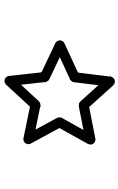
#> input picture ch04_featuredetector/zener_star.jpg, 118 x 189 px
$ python harriscornerdemo.py
#> lines starting #> are read from the running program, lines starting #| are printed output that depends on the picture; after the words box and inside, x2 and y2 are one past the last pixel; in counts of white or black regions, pixels touching at a corner belong together
# demonstrate  Harris Corner
#
import cv2
import numpy as np
import matplotlib.pyplot as plt

#1. 실험 이미지 읽기
#filepath = 'triangle.png' # 'zener_star.jpg'
filepath = 'zener_star.jpg'

src = cv2.imread(filepath)
#> src is the input picture: shape (189, 118, 3); mean B, G, R 216.1, 216.1, 216.1

# 변형
'''
rows, cols, channels = src.shape

# Rotation 변화, Invariant?
M = cv2.getRotationMatrix2D( (cols/2, rows/2),  45, 1.0 )  # center, rotation, scale
src = cv2.warpAffine( src, M, (cols, rows), borderValue=(255, 255, 255))  # 변형하고 주변을 하얀색으로 채움

# Scale 변화! invariant?
M = cv2.getRotationMatrix2D( (cols/2, rows/2),  45, 1.5 )  # center, rotation, scale
src = cv2.warpAffine( src, M, (cols, rows), borderValue=(255, 255, 255))  # 변형하고 주변을 하얀색으로 채움
'''

gray = cv2.cvtColor(src, cv2.COLOR_BGR2GRAY)

plt.subplot(2,2,1)
plt.imshow(src)
plt.axis('off')
plt.title('src')

#2 해리스 코너 적용
bs = 5;  #5
res = cv2.cornerHarris(gray, blockSize=bs, ksize=3, k=0.04)
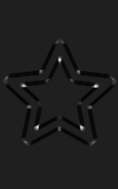
#> res: shape (189, 118) float32; min -0.0061, max 0.0426, mean -0.000232; drawn with min black and max white
plt.subplot(2,2,2)
plt.imshow(res, cmap='gray')
plt.axis('off')
plt.title('response')


#3. Non-Max Supression 알고리즘 대신 간단하게 Cetroid 를 찾음.
#   TODO: 이진영상에서 연결영역을 찾고, 각 연결 영역 단위로 mask를 만들어서
#         MinMaxLoc(arr, mask=NULL) 사용하여 위치를 찾으면 될것으로 보임.
#         관심있는 학생들을 한번 시도해 보길.
T_harris = 0.01 #0.02
ret, res_bin = cv2.threshold(res, T_harris, 255, cv2.THRESH_BINARY)
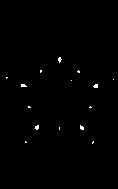
#> res_bin: shape (189, 118) float32; 0.5% white in thin lines or dots, all inside (x1, y1, x2, y2) = (6, 57, 114, 144)
#> ret = 0.01
res_bin = cv2.dilate(res_bin, None) # 3x3 rect kernel
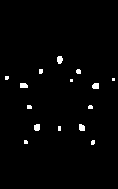
#> res_bin: shape (189, 118) float32; 1.6% white; 15 white regions (9 under 20 px), largest, box (x1, y1, x2, y2) and area: (57, 56, 63, 64) 39, (92, 83, 99, 89) 38, (34, 124, 40, 131) 38, (20, 83, 28, 88) 37, (79, 124, 85, 131) 37, (76, 69, 81, 74) 22
res_bin = np.uint8(res_bin)
ret, labels, stats, centroids = cv2.connectedComponentsWithStats(res_bin)
#> labels: shape (189, 118) int32; 16 distinct labels, from 0 to 15
#> ret = 16; stats = 16 rows, first 6: [0, 0, 118, 189, 21954], [57, 56, 6, 8, 39], [39, 69, 4, 5, 19], [76, 69, 5, 5, 22], [5, 76, 4, 4, 15], [70, 79, 3, 3, 9]; centroids = 16 rows, first 8: [58.49, 93.93], [59.33, 59.31], [40.42, 70.89], [78.09, 71.09], [6.4, 77.4], [71, 80], [113, 79], [23.24, 85.14]
print('centroids.shape=', centroids.shape)
#| centroids.shape= (16, 2)
print('centroids=',centroids)
#> (printed output is left out)
centroids = np.float32(centroids[1:, :])  # 배경영역제거
#> centroids = 15 rows, first 8: [59.33, 59.31], [40.42, 70.89], [78.09, 71.09], [6.4, 77.4], [71, 80], [113, 79], [23.24, 85.14], [95.29, 85.61]


plt.subplot(2,2,3)
plt.imshow(res_bin, cmap='gray')
plt.axis('off')
plt.title('binary')


#3. subpixel 검색
term_crit=(cv2.TERM_CRITERIA_MAX_ITER + cv2.TERM_CRITERIA_EPS,10, 0.001)
corners = cv2.cornerSubPix(gray, centroids, (5,5), (-1,-1), term_crit)
#> corners = 15 rows, first 8: [59.35, 57.17], [40.76, 71.73], [77.71, 72.11], [3.59, 78.64], [70.81, 80.78], [115.1, 80.37], [20.79, 84.36], [97.58, 84.78]
print('corners=',corners)
#> (printed output is left out)

dst = src.copy()
for x, y in corners:
    cv2.circle(dst, (x, y), 3, (0,0,255), 2)
#> this loop made 15 passes
#> (x, y) on passes 1 to 12: (59.35, 57.17), (40.76, 71.73), (77.71, 72.11), (3.59, 78.64), (70.81, 80.78), (115.1, 80.37), (20.79, 84.36), (97.58, 84.78), (29.52, 106.3), (88.61, 106.7), (35.2, 128.9), (82.74, 129.3)
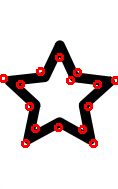
#> dst: shape (189, 118, 3); 3.9% of pixels changed, all inside (x1, y1, x2, y2) = (0, 53, 118, 148)

plt.subplot(2,2,4)
plt.imshow(dst)
plt.axis('off')
plt.title('dst')

plt.show()
#> figure, not shown here; B, G, R data is drawn as R, G, B
